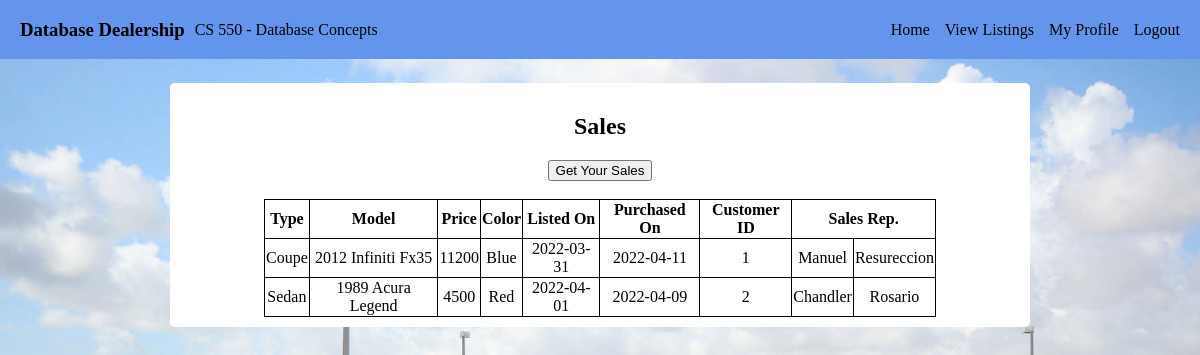
Page /sales.php (signed in) on the committed database.
### tables this page shows
CREATE TABLE SALES (
	SaleID		INT				NOT NULL AUTO_INCREMENT PRIMARY KEY,
	Date		DATE			NOT NULL,
	CustomerID	INT				NOT NULL,
	VehicleID	INT				NOT NULL,
	EmployeeID	INT				NOT NULL,
	CONSTRAINT	CUST_FK			FOREIGN KEY(CustomerID) REFERENCES CUSTOMER(CustomerID),
	CONSTRAINT	VEHICLE_FK		FOREIGN KEY(VehicleID)	REFERENCES VEHICLE(VehicleID),
	CONSTRAINT	EMPL_FK			FOREIGN KEY(EmployeeID) REFERENCES EMPLOYEE(EmployeeID)
);

CREATE TABLE VEHICLE (
	VehicleID		INT				NOT NULL AUTO_INCREMENT	PRIMARY KEY,
	VIN				VARCHAR(20)		NOT NULL,
	VehicleType		VARCHAR(30)		NOT NULL,
	VehicleModel	VARCHAR(50)		NOT NULL,
	Price			FLOAT			NOT NULL,
	Color			VARCHAR(10)		NOT NULL,
	IsSold			TINYINT			NOT NULL,
	ListingDate		DATE			NOT NULL,
	ImageName		Varchar(200)	NOT NULL,
	ListedBy		INT				NOT NULL,
	CONSTRAINT 		EMP_FK			FOREIGN KEY(ListedBy) REFERENCES EMPLOYEE(EmployeeID)
);

CREATE TABLE CUSTOMER (
	CustomerID			INT				NOT NULL AUTO_INCREMENT PRIMARY KEY,
	FirstName			VARCHAR(30)		NOT NULL,
	LastName			VARCHAR(30)		NOT NULL,
	Phone				VARCHAR(12)		NULL,
	EmailAddress		VARCHAR(100)	NULL,
	Username			VARCHAR(25)		NOT NULL,
	Password			VARCHAR(300)	NOT NULL,
	AccountCreationDate	DATE			NOT NULL
);

CREATE TABLE EMPLOYEE (
	EmployeeID		INT				NOT NULL AUTO_INCREMENT PRIMARY KEY,
	FirstName		VARCHAR(30)		NOT NULL,
	LastName		VARCHAR(30)		NOT NULL,
	EmailAddress	VARCHAR(100)	NULL,
	IsEmployeed		TINYINT			NOT NULL,
	Username		VARCHAR(25)		NOT NULL,
	Password		VARCHAR(300)	NOT NULL
);

### src/sales.php (the view, shortened to what this page needs)
<?php
	$conn = new mysqli("database", "root", "password", "dealership");
    if (empty($_POST['personal_sales'])) {
        $sql = "SELECT V.VehicleType, V.VehicleModel, V.Price, V.Color,
                       V.ListingDate, S.Date, C.CustomerID, E.FirstName, E.Lastname
                FROM EMPLOYEE as E, SALES as S, VEHICLE as V, CUSTOMER AS C
                WHERE E.EmployeeID = S.EmployeeID AND V.VehicleID = S.VehicleID
                AND C.CustomerID = S.CustomerID ORDER BY S.Date DESC";
    }
    $result = $conn->query($sql)
		or die("sales.php - Cannot get sales.");
	$headers = array('Type', 'Model', 'Price', 'Color', 'Listed On',
					 'Purchased On', 'Customer ID', 'Sales Rep.');
?>
<!DOCTYPE html>
<html>
<head>
	<link rel="stylesheet" href="./styles.css" />
</head>
<body>
	<?php include("components/header.php"); ?>
    <div class="large-container">
        <div style='text-align: center'>
            <h2>Sales</h2>
            <form action='' method='post'>
                <input type="submit" name="personal_sales" value="Get Your Sales" />
            </form>
        </div>
        <br>
        <table style="margin: 0 auto; width: 80%">
            <tr>
                <?php
                    foreach ($headers as $header) {
                        echo strcmp($header, "Sales Rep.") === 0 ? "<th colspan='2'>"
                                                                : "<th>";
                        echo $header."</th>";
                    }
                ?>
            </tr>
            <?php
                while ($row = $result->fetch_assoc()) {
                    echo "<tr>";
                    foreach ($row as $cell) {
                        echo "<td style='text-align: center'>$cell</td>";
                    }
                    echo "</tr>";
                }
            ?>
        </table>
    </div>
</body>

### src/styles.css (style rules this page uses)
body { margin: 0; background-image: url('./assets/background.jpeg'); background-position: center; background-repeat: no-repeat; background-attachment: fixed; background-size: cover; }
.large-container { background: white; color: black; text-align: center; border-radius: 5px; width: 70%; margin: 2% auto; padding: 10px; }
.no-dec { color: black; text-decoration-line: none; }

### src/sales.php (style rules this page uses)
table, th, td { border: 1px solid black; border-collapse: collapse; }

### rows in the picture
sales: VehicleID.VehicleType "Coupe", VehicleID.VehicleModel "2012 Infiniti Fx35", VehicleID.Price "11200", VehicleID.Color "Blue", VehicleID.ListingDate "2022-03-31", Date "2022-04-11", CustomerID.CustomerID "1", EmployeeID.FirstName "Manuel", EmployeeID.LastName "Resureccion"
sales: VehicleID.VehicleType "Sedan", VehicleID.VehicleModel "1989 Acura Legend", VehicleID.Price "4500", VehicleID.Color "Red", VehicleID.ListingDate "2022-04-01", Date "2022-04-09", CustomerID.CustomerID "2", EmployeeID.FirstName "Chandler", EmployeeID.LastName "Rosario"

### other values in the picture
$link "View Listings"
$link "My Profile"
$link "Logout"
$header "Type"
$header "Model"
$header "Price"
$header "Color"
$header "Listed On"
$header "Purchased On"
$header "Customer ID"
$header "Sales Rep."
